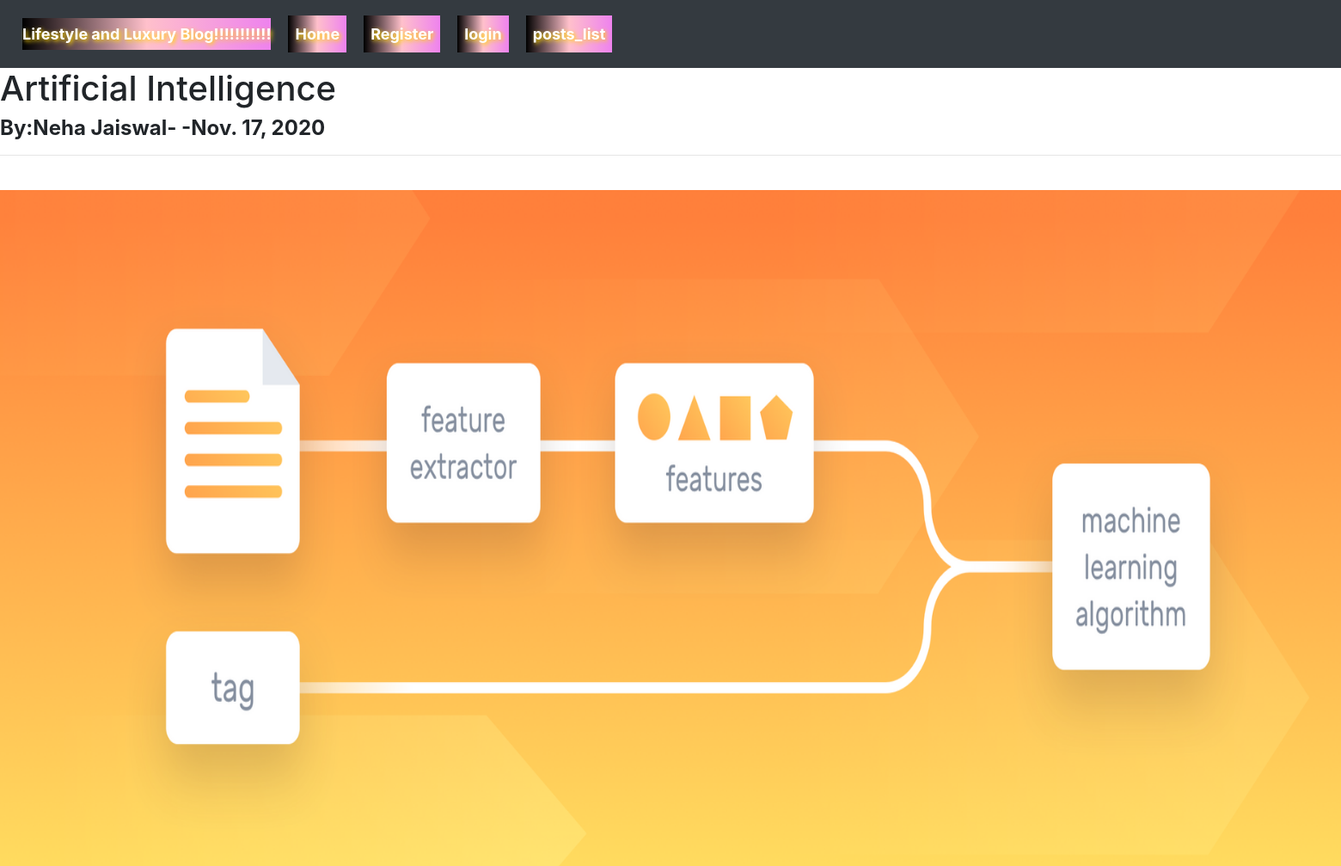
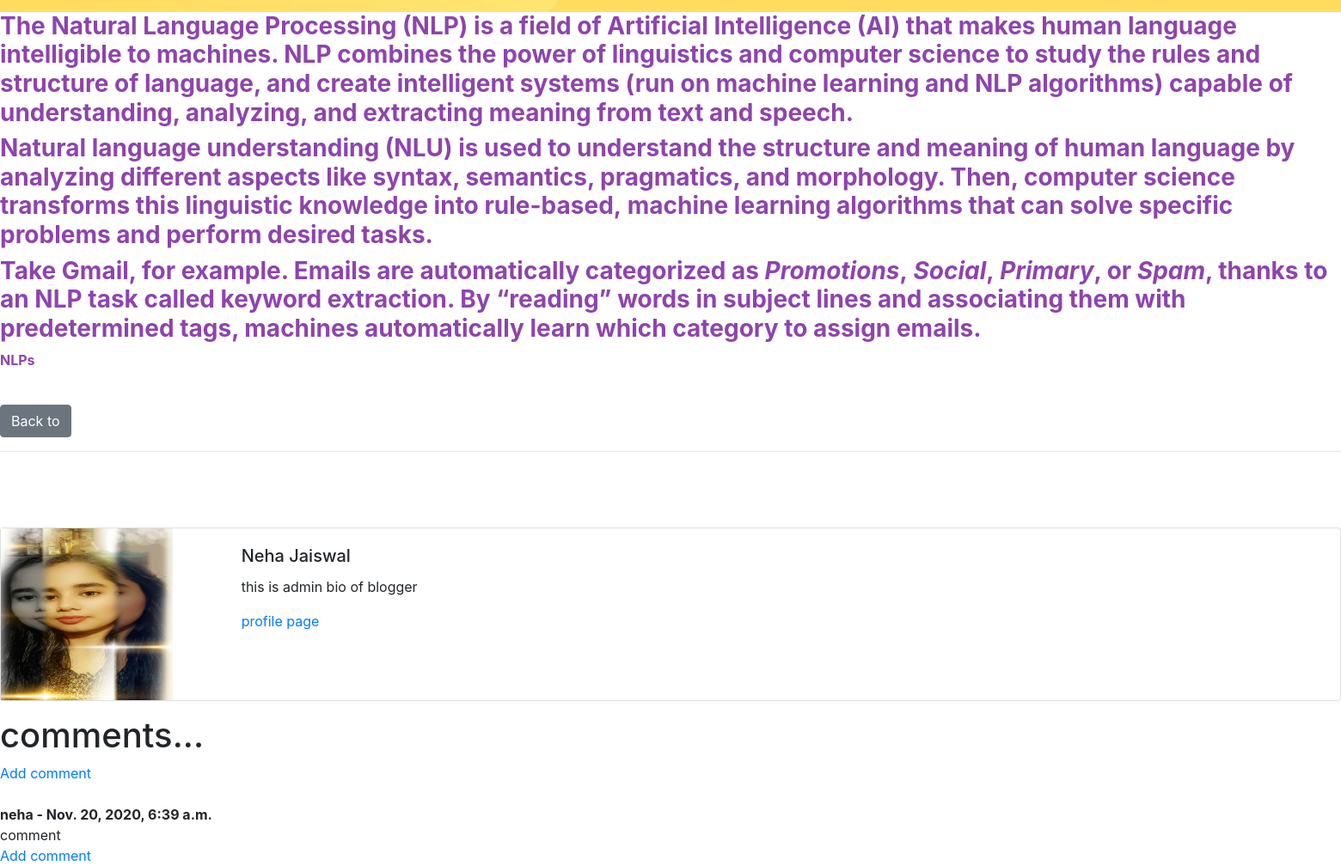
/post_detail/19, run on the app's committed database (2 pictures, top to bottom).
### home/models.py (models this page shows, shortened)
class Post(models.Model):
    title=models.CharField(max_length=255)
    header_image=models.ImageField(null=True,blank=True,upload_to="images/")
    title_tag=models.CharField(max_length=255)
    author=models.ForeignKey(User,on_delete=models.CASCADE)
    body=RichTextField(blank=True,null=True)
    post_date_field=models.DateField(auto_now_add=True)

class Profile(models.Model):
    user=models.OneToOneField(User,null=True,on_delete=models.CASCADE)
    bio=models.TextField()
    profile_pic=models.ImageField(null=True,blank=True,upload_to="images/profile/")

class Comment(models.Model):
    post=models.ForeignKey(Post,related_name="comments",on_delete=models.CASCADE)
    name=models.CharField(max_length=255)
    body=models.TextField()
    date_added=models.DateTimeField(auto_now_add=True)

### home/views.py (the view)
# urls.py: path("post_detail/<int:pk>",PostDetailView.as_view(),name="post_detail"),
class PostDetailView(DetailView):
    model=Post
    template_name='home/post_detail.html'

### home/templates/home/post_detail.html (shortened to what this page needs)
{% extends 'base.html' %}
{%load static%}
{% block body  %}
<h1>{{post.title}}</h1>
<h4><b>By:Neha Jaiswal-
-{{post.post_date_field}}
</b></h4>
<hr>
<br/>
{% if post.header_image %}
      <img src="{{post.header_image.url  }}" width=1600 height=800 >
{% endif %}
{{post.body|safe}}
<br/>
<a href="{% url 'post_list' %}" class="btn btn-secondary">Back to</a><br/>
<hr><br/><br/>
<br/>
<div class="card mb-3" >
  <div class="row no-gutters">
    <div class="col-md-2">
{% if post.author.profile.profile_pic %}
      <img src="{{post.author.profile.profile_pic.url }}"  width=200 height=200 >
{%else%}
    <img src="{% static 'img/profile.jpg'%}" class="card-img" width=200 height=200 >
{% endif %}
    </div>
    <div class="col-md-10">
      <div class="card-body">
        <h5 class="card-title">Neha Jaiswal</h5>
        <p class="card-text">{{post.author.profile.bio}}</p>
        <a href="{% url 'show_profile_page' post.author.profile.id %}">profile page</a>
      </div>
    </div>
  </div>
</div>
<h1>comments...</h1>
{% if not post.comments.all %}
    no comments ...<a href="{% url 'comments' post.pk%}">add comment</a>
{% else %}
<a href="{% url 'comments' post.pk%}">Add comment</a>
<br/><br/>
    {% for comment in post.comments.all %}
    <strong>
        {{comment.name}} -
        {{comment.date_added}}
        </strong>
        <br/>
        {{comment.body}}
        <br/>
    {%endfor%}
    <a href="{% url 'comments' post.pk%}">Add comment</a>
{% endif %}
<br/>
{% endblock body  %}

### templates/base.html (shortened to what this page needs)
<!doctype html>
<html lang="en">
  <head>
    <link rel="stylesheet" href="https://stackpath.bootstrapcdn.com/bootstrap/4.5.0/css/bootstrap.min.css">
  </head>
  <body>
    <nav class="navbar navbar-expand-lg navbar-dark bg-dark">
  <a class="navbar-brand" href="{% url 'home' %}" style="display:inline-block; margin-left:10px; margin-right:10px; margin-top:10px; margin-bottom:10px; background:linear-gradient(90deg,black,pink,violet); color:black; font-weight: bold; font-size: large; text-shadow: 2px 2px 5px gold; color:white">Lifestyle and Luxury Blog!!!!!!!!!!!</a>
  <div class="collapse navbar-collapse" id="navbarSupportedContent">
    <ul class="navbar-nav mr-auto">
      <li class="nav-item active">
        <a class="nav-link" href="/" style="display:inline-block; margin-left:10px; margin-right:10px; margin-top:10px; margin-bottom:10px; background:linear-gradient(90deg,black,pink,violet); color:black; font-weight: bold; font-size: large; text-shadow: 2px 2px 5px gold; color:white ">Home <span class="sr-only">(current)</span></a>
      </li>
      {% if user.is_authenticated %}
        <li class="nav-item">
          <a class="nav-link" href="{% url 'post_add' %}" style="display:inline-block; margin-left:10px; margin-right:10px; margin-top:10px; margin-bottom:10px; background:linear-gradient(90deg,black,pink,violet); color:black; font-weight: bold; font-size: large; text-shadow: 2px 2px 5px gold; color:white">Add post</a>
        </li>
        <li class="nav-item dropdown">
        <a class="nav-link dropdown-toggle" href="#" id="navbarDropdown" role="button" data-toggle="dropdown" aria-haspopup="true" aria-expanded="false" style="display:inline-block; margin-left:10px; margin-right:10px; margin-top:10px; margin-bottom:10px; background:linear-gradient(90deg,black,pink,violet); color:black; font-weight: bold; font-size: large; text-shadow: 2px 2px 5px gold; color:white">
          Profile
        </a>
        <div class="dropdown-menu" aria-labelledby="navbarDropdown">
          <a class="dropdown-item" href="{% url 'profile' %}" style="display:inline-block; margin-left:10px; margin-right:10px; margin-top:10px; margin-bottom:10px; background:linear-gradient(90deg,black,pink,violet); color:black; font-weight: bold; font-size: large; text-shadow: 2px 2px 5px gold; color:white">Edit settings</a>
          {%if user.profile.id%}
            <a class="dropdown-item" href="{% url 'edit_profile_page' user.profile.id %}" style="display:inline-block; margin-left:10px; margin-right:10px; margin-top:10px; margin-bottom:10px; background:linear-gradient(90deg,black,pink,violet); color:black; font-weight: bold; font-size: large; text-shadow: 2px 2px 5px gold; color:white">Edit profile page</a>
            <a class="dropdown-item" href="{% url 'show_profile_page' user.profile.id %}" style="display:inline-block; margin-left:10px; margin-right:10px; margin-top:10px; margin-bottom:10px; background:linear-gradient(90deg,black,pink,violet); color:black; font-weight: bold; font-size: large; text-shadow: 2px 2px 5px gold; color:white">show profile page</a>
          {%else%}
            <a class="dropdown-item" href="{% url 'create_profile_page' %}" style="display:inline-block; margin-left:10px; margin-right:10px; margin-top:10px; margin-bottom:10px; background:linear-gradient(90deg,black,pink,violet); color:black; font-weight: bold; font-size: large; text-shadow: 2px 2px 5px gold; color:white">create profile page</a>
          {%endif%}
        </div>
      </li>
        </li>
        <li class="nav-item">
          <a class="nav-link" href="{% url 'logout' %}" style="display:inline-block; margin-left:10px; margin-right:10px; margin-top:10px; margin-bottom:10px; background:linear-gradient(90deg,black,pink,violet); color:black; font-weight: bold; font-size: large; text-shadow: 2px 2px 5px gold; color:white">logout </a>
        </li>
      {% else %}
        <li class="nav-item">
          <a class="nav-link" href="{% url 'register' %}" style="display:inline-block; margin-left:10px; margin-right:10px; margin-top:10px; margin-bottom:10px; background:linear-gradient(90deg,black,pink,violet); color:black; font-weight: bold; font-size: large; text-shadow: 2px 2px 5px gold; color:white">Register</a>
        </li>
        <li class="nav-item">
          <a class="nav-link" href="{% url 'login' %}" style="display:inline-block; margin-left:10px; margin-right:10px; margin-top:10px; margin-bottom:10px; background:linear-gradient(90deg,black,pink,violet); color:black; font-weight: bold; font-size: large; text-shadow: 2px 2px 5px gold; color:white">login </a>
      {% endif %}
      <li class="nav-item">
        <a class="nav-link" href="{% url 'post_list' %}" style="display:inline-block; margin-left:10px; margin-right:10px; margin-top:10px; margin-bottom:10px; background:linear-gradient(90deg,black,pink,violet); color:black; font-weight: bold; font-size: large; text-shadow: 2px 2px 5px gold; color:white">posts_list</a>
      </li>
    </ul>
  </div>
</nav>
{% block body %}
{% endblock body %}
  </body>
</html>

### data on the page
Post: title "Artificial Intelligence", post_date_field "Nov. 17, 2020", header_image (picture), body "The Natural Language Processing (NLP) is a field of Artificial Intelligence (AI) that makes human language intelligible to machines. NLP combines the power of linguistics and computer science to study the rules and structure of language, and create intelligent systems (run on machine learning and NLP algorithms) capable of understanding, analyzing, and extracting meaning from text and speech. Natural language understanding (NLU) is used to understand the structure and meaning of human language by analyzing different aspects like syntax, semantics, pragmatics, and morphology. Then, computer science transforms this linguistic knowledge into rule-based, machine learning algorithms that can…", author.profile.profile_pic (picture), author.profile.bio "this is admin bio of blogger"
Comment: name "neha", date_added "Nov. 20, 2020, 6:39 a.m.", body "comment"
